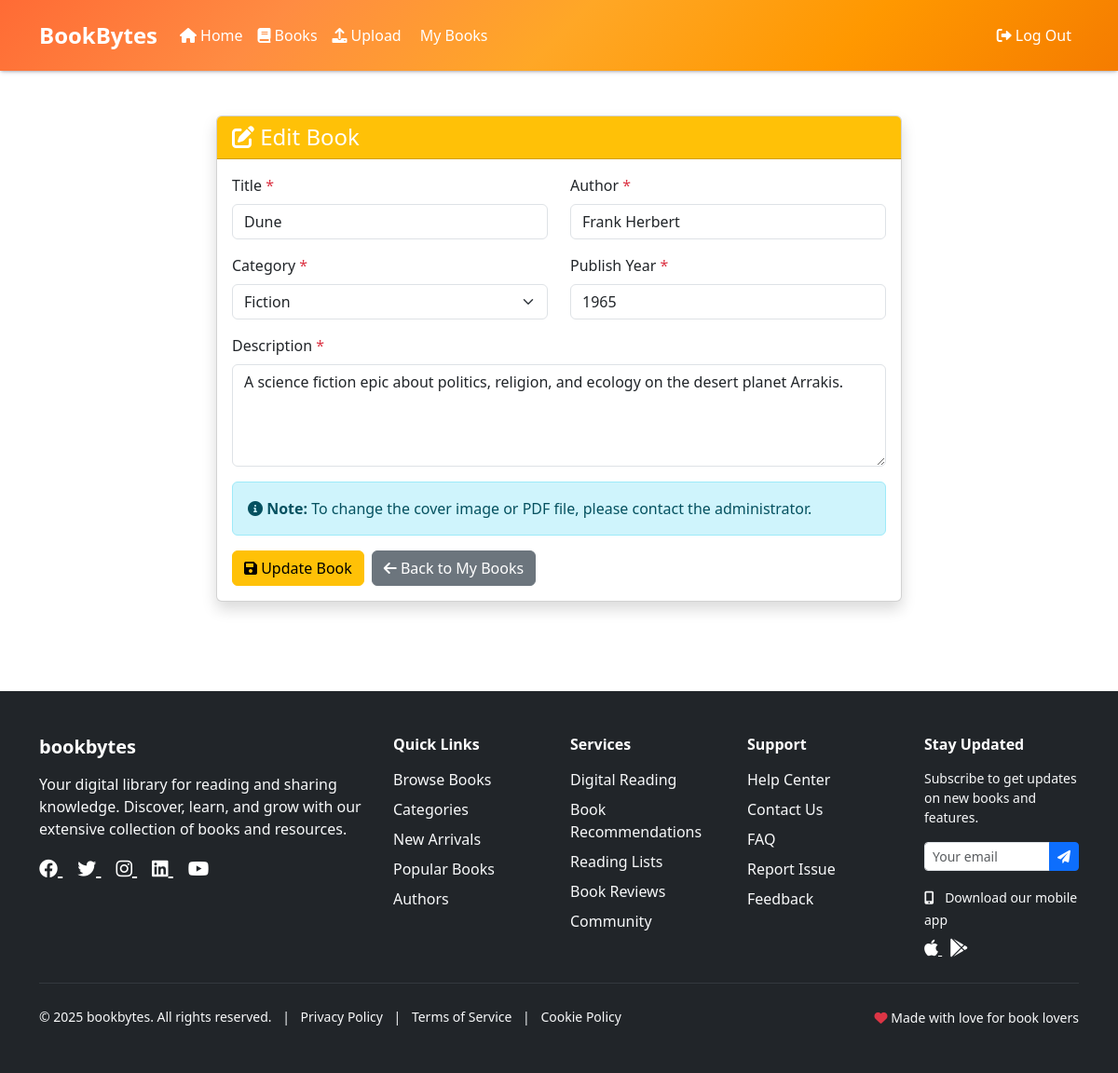
Screenshot of /edit-book.php?id=3 (signed in) with the database file from the repository.
### tables this page shows
CREATE TABLE `books` (
  `id` int(11) NOT NULL,
  `title` varchar(200) NOT NULL,
  `author` varchar(100) DEFAULT NULL,
  `category_id` int(11) DEFAULT NULL,
  `publish_year` int(11) DEFAULT NULL,
  `description` text DEFAULT NULL,
  `cover_image` varchar(500) DEFAULT NULL,
  `pdf_file` varchar(500) DEFAULT NULL,
  `user_id` int(11) DEFAULT NULL,
  `status` enum('pending','approved','rejected') DEFAULT 'pending',
  `created_at` timestamp NOT NULL DEFAULT current_timestamp()
);

CREATE TABLE `categories` (
  `id` int(11) NOT NULL,
  `name` varchar(50) NOT NULL,
  `created_at` timestamp NOT NULL DEFAULT current_timestamp()
);

CREATE TABLE `settings` (
  `id` int(11) NOT NULL,
  `site_name` varchar(100) DEFAULT 'MYBOOK',
  `site_logo` varchar(255) DEFAULT NULL,
  `updated_at` timestamp NOT NULL DEFAULT current_timestamp() ON UPDATE current_timestamp()
);

### edit-book.php (the view, shortened to what this page needs)
<?php
include 'config/database.php';
$book_id = $_GET['id'] ?? 0;
$book_query = "SELECT * FROM books WHERE id = ? AND user_id = ?";
$stmt = mysqli_prepare($conn, $book_query);
mysqli_stmt_bind_param($stmt, "ii", $book_id, $_SESSION['user_id']);
mysqli_stmt_execute($stmt);
$result = mysqli_stmt_get_result($stmt);
$book = mysqli_fetch_assoc($result);
$categories_query = "SELECT * FROM categories ORDER BY name";
$categories_result = mysqli_query($conn, $categories_query);
include 'includes/header.php';
?>
<div class="container py-5">
    <div class="row justify-content-center">
        <div class="col-md-8">
            <div class="card shadow">
                <div class="card-header bg-warning text-white">
                    <h4 class="mb-0"><i class="fas fa-edit"></i> Edit Book</h4>
                </div>
                <div class="card-body">
                    <form method="POST">
                        <div class="row">
                            <div class="col-md-6 mb-3">
                                <label for="title" class="form-label">Title <span class="text-danger">*</span></label>
                                <input type="text" class="form-control" id="title" name="title"
                                       value="<?php echo htmlspecialchars($book['title']); ?>" required>
                            </div>
                            <div class="col-md-6 mb-3">
                                <label for="author" class="form-label">Author <span class="text-danger">*</span></label>
                                <input type="text" class="form-control" id="author" name="author"
                                       value="<?php echo htmlspecialchars($book['author']); ?>" required>
                            </div>
                        </div>
                        <div class="row">
                            <div class="col-md-6 mb-3">
                                <label for="category_id" class="form-label">Category <span class="text-danger">*</span></label>
                                <select class="form-select" id="category_id" name="category_id" required>
                                    <?php while ($category = mysqli_fetch_assoc($categories_result)): ?>
                                        <option value="<?php echo $category['id']; ?>"
                                                <?php echo $category['id'] == $book['category_id'] ? 'selected' : ''; ?>>
                                            <?php echo htmlspecialchars($category['name']); ?>
                                        </option>
                                    <?php endwhile; ?>
                                </select>
                            </div>
                            <div class="col-md-6 mb-3">
                                <label for="publish_year" class="form-label">Publish Year <span class="text-danger">*</span></label>
                                <input type="number" class="form-control" id="publish_year" name="publish_year"
                                       min="1000" max="<?php echo date('Y'); ?>"
                                       value="<?php echo $book['publish_year']; ?>" required>
                            </div>
                        </div>
                        <div class="mb-3">
                            <label for="description" class="form-label">Description <span class="text-danger">*</span></label>
                            <textarea class="form-control" id="description" name="description" rows="4" required><?php echo htmlspecialchars($book['description']); ?></textarea>
                        </div>
                        <div class="alert alert-info">
                            <i class="fas fa-info-circle"></i>
                            <strong>Note:</strong> To change the cover image or PDF file, please contact the administrator.
                        </div>
                        <div class="d-flex gap-2">
                            <button type="submit" class="btn btn-warning">
                                <i class="fas fa-save"></i> Update Book
                            </button>
                            <a href="mybooks.php" class="btn btn-secondary">
                                <i class="fas fa-arrow-left"></i> Back to My Books
                            </a>
                        </div>
                    </form>
                </div>
            </div>
        </div>
    </div>
</div>
<?php include 'includes/footer.php'; ?>

### includes/footer.php (shortened to what this page needs)
<footer class="bg-dark text-white py-5 mt-5">
    <div class="container">
        <div class="row g-4">
            <div class="col-lg-4 col-md-6">
                <h5 class="fw-bold mb-3"><?php echo $site_name; ?></h5>
                <p class="text-light mb-3">Your digital library for reading and sharing knowledge. Discover, learn, and grow with our extensive collection of books and resources.</p>
                <div class="social-links">
                    <a href="#" class="text-white me-3 fs-5" title="Facebook">
                        <i class="fab fa-facebook"></i>
                    </a>
                    <a href="#" class="text-white me-3 fs-5" title="Twitter">
                        <i class="fab fa-twitter"></i>
                    </a>
                    <a href="#" class="text-white me-3 fs-5" title="Instagram">
                        <i class="fab fa-instagram"></i>
                    </a>
                    <a href="#" class="text-white me-3 fs-5" title="LinkedIn">
                        <i class="fab fa-linkedin"></i>
                    </a>
                    <a href="#" class="text-white fs-5" title="YouTube">
                        <i class="fab fa-youtube"></i>
                    </a>
                </div>
            </div>
            <div class="col-lg-2 col-md-6">
                <h6 class="fw-bold mb-3">Quick Links</h6>
                <ul class="list-unstyled">
                    <li class="mb-2"><a href="#" class="text-light text-decoration-none">Browse Books</a></li>
                    <li class="mb-2"><a href="#" class="text-light text-decoration-none">Categories</a></li>
                    <li class="mb-2"><a href="#" class="text-light text-decoration-none">New Arrivals</a></li>
                    <li class="mb-2"><a href="#" class="text-light text-decoration-none">Popular Books</a></li>
                    <li class="mb-2"><a href="#" class="text-light text-decoration-none">Authors</a></li>
                </ul>
            </div>
            <div class="col-lg-2 col-md-6">
                <h6 class="fw-bold mb-3">Services</h6>
                <ul class="list-unstyled">
                    <li class="mb-2"><a href="#" class="text-light text-decoration-none">Digital Reading</a></li>
                    <li class="mb-2"><a href="#" class="text-light text-decoration-none">Book Recommendations</a></li>
                    <li class="mb-2"><a href="#" class="text-light text-decoration-none">Reading Lists</a></li>
                    <li class="mb-2"><a href="#" class="text-light text-decoration-none">Book Reviews</a></li>
                    <li class="mb-2"><a href="#" class="text-light text-decoration-none">Community</a></li>
                </ul>
            </div>
            <div class="col-lg-2 col-md-6">
                <h6 class="fw-bold mb-3">Support</h6>
                <ul class="list-unstyled">
                    <li class="mb-2"><a href="#" class="text-light text-decoration-none">Help Center</a></li>
                    <li class="mb-2"><a href="#" class="text-light text-decoration-none">Contact Us</a></li>
                    <li class="mb-2"><a href="#" class="text-light text-decoration-none">FAQ</a></li>
                    <li class="mb-2"><a href="#" class="text-light text-decoration-none">Report Issue</a></li>
                    <li class="mb-2"><a href="#" class="text-light text-decoration-none">Feedback</a></li>
                </ul>
            </div>
            <div class="col-lg-2 col-md-12">
                <h6 class="fw-bold mb-3">Stay Updated</h6>
                <p class="text-light small mb-3">Subscribe to get updates on new books and features.</p>
                <form class="newsletter-form">
                    <div class="input-group mb-2">
                        <input type="email" class="form-control form-control-sm" placeholder="Your email" required>
                        <button class="btn btn-primary btn-sm" type="submit">
                            <i class="fas fa-paper-plane"></i>
                        </button>
                    </div>
                </form>
                <div class="mt-3">
                    <small class="text-light">
                        <i class="fas fa-mobile-alt me-2"></i>
                        Download our mobile app
                    </small>
                    <div class="mt-2">
                        <a href="#" class="text-white me-2" title="Download on App Store">
                            <i class="fab fa-apple fs-5"></i>
                        </a>
                        <a href="#" class="text-white" title="Get it on Google Play">
                            <i class="fab fa-google-play fs-5"></i>
                        </a>
                    </div>
                </div>
            </div>
        </div>
        <hr class="my-4 border-secondary">
        <div class="row align-items-center">
            <div class="col-md-8">
                <p class="mb-0 small text-light">
                    &copy; 2025 <?php echo $site_name; ?>. All rights reserved.
                    <span class="mx-2">|</span>
                    <a href="#" class="text-light text-decoration-none">Privacy Policy</a>
                    <span class="mx-2">|</span>
                    <a href="#" class="text-light text-decoration-none">Terms of Service</a>
                    <span class="mx-2">|</span>
                    <a href="#" class="text-light text-decoration-none">Cookie Policy</a>
                </p>
            </div>
            <div class="col-md-4 text-md-end mt-2 mt-md-0">
                <small class="text-light">
                    <i class="fas fa-heart text-danger"></i>
                    Made with love for book lovers
                </small>
            </div>
        </div>
    </div>
</footer>
</body>
</html>

### includes/header.php (style rules this page uses)
body { padding-top: 76px; }

### includes/footer.php (style rules this page uses)
.newsletter-form .btn { border-top-left-radius: 0; border-bottom-left-radius: 0; }

### rows the page displays
books: title "Dune", author "Frank Herbert", category_id "Fiction", publish_year "1965", description "A science fiction epic about politics, religion, and ecology on the desert planet Arrakis."
settings: site_name "bookbytes"
